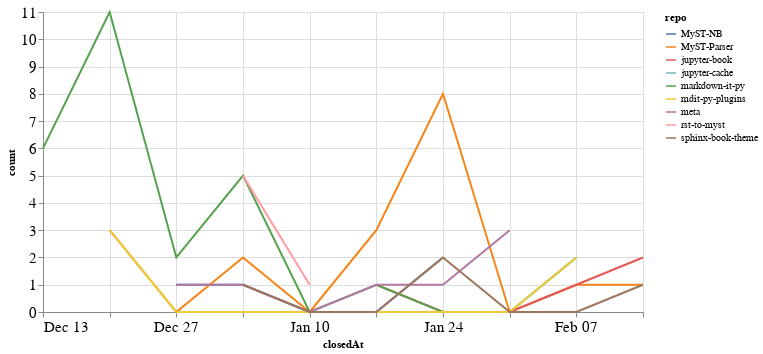

Notebook cell for this chart:
### Code cell
closed_by_time = closed_by.groupby('repo').resample('W', on='closedAt').count()['author'].reset_index()
closed_by_time = closed_by_time.rename(columns={'author': 'count'})

alt.Chart(closed_by_time, width=600).mark_line().encode(
    x='closedAt',
    y='count',
    color='repo',
    tooltip="repo"
)

### Figure 1 — Vega-Lite specification as saved in the notebook (floating-point values rounded to 4 significant figures)
{"config": {"axisLeft": {"labelFontSize": 15}, "axisBottom": {"labelFontSize": 15}}, "data": {"name": "data-abbdc6887e5a08ba07878592d63397e6"}, "mark": "line", "encoding": {"color": {"type": "nominal", "field": "repo"}, "tooltip": {"type": "nominal", "field": "repo"}, "x": {"type": "temporal", "field": "closedAt"}, "y": {"type": "quantitative", "field": "count"}}, "width": 600, "$schema": "https://vega.github.io/schema/vega-lite/v4.8.1.json", "datasets": {"data-abbdc6887e5a08ba07878592d63397e6": [{"repo": "MyST-NB", "closedAt": "2020-12-27T00:00:00", "count": 1}, {"repo": "MyST-NB", "closedAt": "2021-01-03T00:00:00", "count": 1}, {"repo": "MyST-NB", "closedAt": "2021-01-10T00:00:00", "count": 0}, {"repo": "MyST-NB", "closedAt": "2021-01-17T00:00:00", "count": 0}, {"repo": "MyST-NB", "closedAt": "2021-01-24T00:00:00", "count": 2}, {"repo": "MyST-Parser", "closedAt": "2020-12-20T00:00:00", "count": 3}, {"repo": "MyST-Parser", "closedAt": "2020-12-27T00:00:00", "count": 0}, {"repo": "MyST-Parser", "closedAt": "2021-01-03T00:00:00", "count": 2}, {"repo": "MyST-Parser", "closedAt": "2021-01-10T00:00:00", "count": 0}, {"repo": "MyST-Parser", "closedAt": "2021-01-17T00:00:00", "count": 3}, {"repo": "MyST-Parser", "closedAt": "2021-01-24T00:00:00", "count": 8}, {"repo": "MyST-Parser", "closedAt": "2021-01-31T00:00:00", "count": 0}, {"repo": "MyST-Parser", "closedAt": "2021-02-07T00:00:00", "count": 1}, {"repo": "MyST-Parser", "closedAt": "2021-02-14T00:00:00", "count": 1}, {"repo": "jupyter-book", "closedAt": "2021-01-17T00:00:00", "count": 1}, {"repo": "jupyter-book", "closedAt": "2021-01-24T00:00:00", "count": 0}, {"repo": "jupyter-book", "closedAt": "2021-01-31T00:00:00", "count": 0}, {"repo": "jupyter-book", "closedAt": "2021-02-07T00:00:00", "count": 1}, {"repo": "jupyter-book", "closedAt": "2021-02-14T00:00:00", "count": 2}, {"repo": "jupyter-cache", "closedAt": "2021-01-17T00:00:00", "count": 2}, {"repo": "markdown-it-py", "closedAt": "2020-12-13T00:00:00", "count": 6}, {"repo": "markdown-it-py", "closedAt": "2020-12-20T00:00:00", "count": 11}, {"repo": "markdown-it-py", "closedAt": "2020-12-27T00:00:00", "count": 2}, {"repo": "markdown-it-py", "closedAt": "2021-01-03T00:00:00", "count": 5}, {"repo": "markdown-it-py", "closedAt": "2021-01-10T00:00:00", "count": 0}, {"repo": "markdown-it-py", "closedAt": "2021-01-17T00:00:00", "count": 1}, {"repo": "markdown-it-py", "closedAt": "2021-01-24T00:00:00", "count": 0}, {"repo": "markdown-it-py", "closedAt": "2021-01-31T00:00:00", "count": 0}, {"repo": "markdown-it-py", "closedAt": "2021-02-07T00:00:00", "count": 2}, {"repo": "mdit-py-plugins", "closedAt": "2020-12-20T00:00:00", "count": 3}, {"repo": "mdit-py-plugins", "closedAt": "2020-12-27T00:00:00", "count": 0}, {"repo": "mdit-py-plugins", "closedAt": "2021-01-03T00:00:00", "count": 0}, {"repo": "mdit-py-plugins", "closedAt": "2021-01-10T00:00:00", "count": 0}, {"repo": "mdit-py-plugins", "closedAt": "2021-01-17T00:00:00", "count": 0}, {"repo": "mdit-py-plugins", "closedAt": "2021-01-24T00:00:00", "count": 0}, {"repo": "mdit-py-plugins", "closedAt": "2021-01-31T00:00:00", "count": 0}, {"repo": "mdit-py-plugins", "closedAt": "2021-02-07T00:00:00", "count": 2}, {"repo": "meta", "closedAt": "2020-12-27T00:00:00", "count": 1}, {"repo": "meta", "closedAt": "2021-01-03T00:00:00", "count": 1}, {"repo": "meta", "closedAt": "2021-01-10T00:00:00", "count": 0}, {"repo": "meta", "closedAt": "2021-01-17T00:00:00", "count": 1}, {"repo": "meta", "closedAt": "2021-01-24T00:00:00", "count": 1}, {"repo": "meta", "closedAt": "2021-01-31T00:00:00", "count": 3}, {"repo": "rst-to-myst", "closedAt": "2021-01-03T00:00:00", "count": 5}, {"repo": "rst-to-myst", "closedAt": "2021-01-10T00:00:00", "count": 1}, {"repo": "sphinx-book-theme", "closedAt": "2021-01-03T00:00:00", "count": 1}, {"repo": "sphinx-book-theme", "closedAt": "2021-01-10T00:00:00", "count": 0}, {"repo": "sphinx-book-theme", "closedAt": "2021-01-17T00:00:00", "count": 0}, {"repo": "sphinx-book-theme", "closedAt": "2021-01-24T00:00:00", "count": 2}, {"repo": "sphinx-book-theme", "closedAt": "2021-01-31T00:00:00", "count": 0}, {"repo": "sphinx-book-theme", "closedAt": "2021-02-07T00:00:00", "count": 0}, {"repo": "sphinx-book-theme", "closedAt": "2021-02-14T00:00:00", "count": 1}]}}
